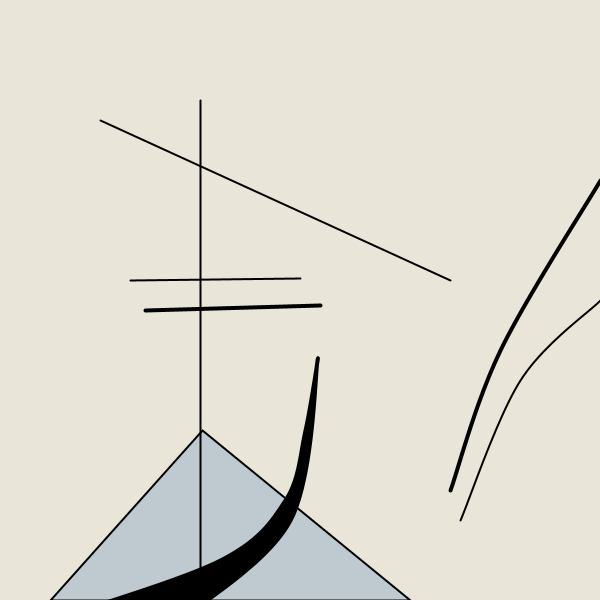
Frame 1 (no input)
Frame 60 (the mouse pressed at the canvas centre just before this capture): identical to frame 1, image omitted
Frame 120 (the mouse held since frame 60 and released just before this capture): identical to frame 1, image omitted

The Processing sketch that drew this single still picture (run headless with seeded random() and noise(); from frame 60 on, the mouse is pressed at the canvas centre):

// Processing sketch: processing_88341
// ── processing_88341.pde

//Name: Diana Willits
//Project: Workshop 2
//due Wed, January 16, 2013
//Class: Digital Media 1
//Summary:  Crop and make a mock of Kandinsky's Composition VIII
 
// Clone this sketch for Workshop 2,
// then write your program below...
color randomColor; 
color trianglecolor;
void setup(){ 
size(600, 600);
background(234, 229, 217);
}
 
void draw(){
//triangle

background(234, 229, 217);
if(mouseButton == RIGHT)
{
  fill(trianglecolor);
  background(randomColor);
  strokeWeight(20);
}

else{
fill(161, 183, 202,155);
}

strokeWeight(2);
triangle(50, 600, 202, 430, 410, 600);

 
//lines
if(mousePressed == true && mouseButton == LEFT){
  line(200, 600, 200, pmouseY);   //main,left straight line
}
else{
  line(200, 600, 200, 100);   //main,left straight line
}

if(mousePressed == true && mouseButton == LEFT){
  line(100, 120, pmouseX, 280);   //top diagonal line
}
else{
    line(100, 120, 450, 280);
}

if(mousePressed == true && mouseButton == LEFT){
  for(int i=0; i<100; i++)
  {
      line(130, 280, 300, 278);   //top of two tiny parallel lines
  }
}
else
{
  line(130, 280, 300, 278);   //top of two tiny parallel lines
}

 
//bottom curve line
noFill();
beginShape();
curveVertex(460,  520);
curveVertex(460,  520);
curveVertex(520,  380);
curveVertex(600,  300);
curveVertex(600,  300);
endShape();
 
//top curve line
noFill();
strokeWeight(4);
beginShape();

if(mousePressed ==true && mouseButton == RIGHT){
  strokeWeight(20);
  curveVertex(pmouseX,  pmouseY);
  curveVertex(pmouseX,  pmouseY);
}
  
else{
  curveVertex(450,  490);
  curveVertex(450,  490);
}

  curveVertex(500,  350);
  curveVertex(600,  180);
  curveVertex(600,  180);
endShape();
 
if(mousePressed == true && mouseButton == LEFT){ 
  line(pmouseX-310, 310, pmouseX-135, 305);   //bottom of two tiny parallel lines
}
else{
    line(145, 310, 320, 305);   //bottom of two tiny parallel lines
}

//bold black figure
fill(0);
beginShape();
curveVertex(180, 620);
curveVertex(180, 620);
curveVertex(290, 520);

if(mousePressed ==true && mouseButton == RIGHT){
  strokeWeight(20);
  curveVertex(pmouseX,  pmouseY);
  curveVertex(pmouseX,  pmouseY);
}

else{  
curveVertex(317, 360);    //top point of curve
}

curveVertex(305, 430);
curveVertex(285, 500);
curveVertex(220, 560);
curveVertex(50, 620);
curveVertex(50, 620);
endShape();

}

void mouseReleased(){
  randomColor = color(random(255),random(255),random(255));
  trianglecolor = color(random(155),random(155),random(155));
}
